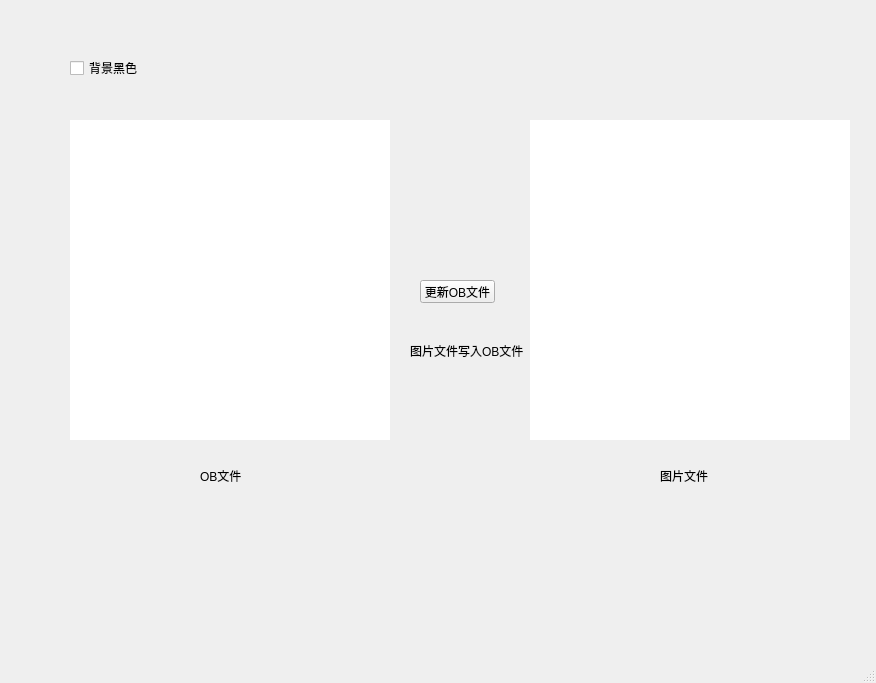
<?xml version="1.0" encoding="UTF-8"?>
<ui version="4.0">
 <class>MainWindow</class>
 <widget class="QMainWindow" name="MainWindow">
  <property name="geometry">
   <rect>
    <x>0</x>
    <y>0</y>
    <width>876</width>
    <height>683</height>
   </rect>
  </property>
  <property name="windowTitle">
   <string>表盘文件转换 V1.1   by reece</string>
  </property>
  <widget class="QWidget" name="centralwidget">
   <widget class="QLabel" name="label_ob">
    <property name="geometry">
     <rect>
      <x>70</x>
      <y>120</y>
      <width>320</width>
      <height>320</height>
     </rect>
    </property>
    <property name="styleSheet">
     <string notr="true">background-color: rgb(255, 255, 255);</string>
    </property>
    <property name="text">
     <string/>
    </property>
   </widget>
   <widget class="QPushButton" name="btn_trans">
    <property name="geometry">
     <rect>
      <x>420</x>
      <y>280</y>
      <width>75</width>
      <height>23</height>
     </rect>
    </property>
    <property name="text">
     <string>更新OB文件</string>
    </property>
   </widget>
   <widget class="QLabel" name="label_pic">
    <property name="geometry">
     <rect>
      <x>530</x>
      <y>120</y>
      <width>320</width>
      <height>320</height>
     </rect>
    </property>
    <property name="styleSheet">
     <string notr="true">background-color: rgb(255, 255, 255);</string>
    </property>
    <property name="text">
     <string/>
    </property>
   </widget>
   <widget class="QLabel" name="label_3">
    <property name="geometry">
     <rect>
      <x>200</x>
      <y>470</y>
      <width>54</width>
      <height>12</height>
     </rect>
    </property>
    <property name="text">
     <string>OB文件</string>
    </property>
   </widget>
   <widget class="QLabel" name="label_4">
    <property name="geometry">
     <rect>
      <x>660</x>
      <y>470</y>
      <width>54</width>
      <height>12</height>
     </rect>
    </property>
    <property name="text">
     <string>图片文件</string>
    </property>
   </widget>
   <widget class="QLabel" name="label_5">
    <property name="geometry">
     <rect>
      <x>410</x>
      <y>330</y>
      <width>121</width>
      <height>41</height>
     </rect>
    </property>
    <property name="text">
     <string>图片文件写入OB文件</string>
    </property>
   </widget>
   <widget class="QLabel" name="label_ob_info">
    <property name="geometry">
     <rect>
      <x>80</x>
      <y>490</y>
      <width>771</width>
      <height>161</height>
     </rect>
    </property>
    <property name="text">
     <string/>
    </property>
   </widget>
   <widget class="QCheckBox" name="checkBox">
    <property name="geometry">
     <rect>
      <x>70</x>
      <y>60</y>
      <width>71</width>
      <height>16</height>
     </rect>
    </property>
    <property name="text">
     <string>背景黑色</string>
    </property>
   </widget>
  </widget>
  <widget class="QStatusBar" name="statusbar"/>
 </widget>
 <resources/>
 <connections/>
</ui>
